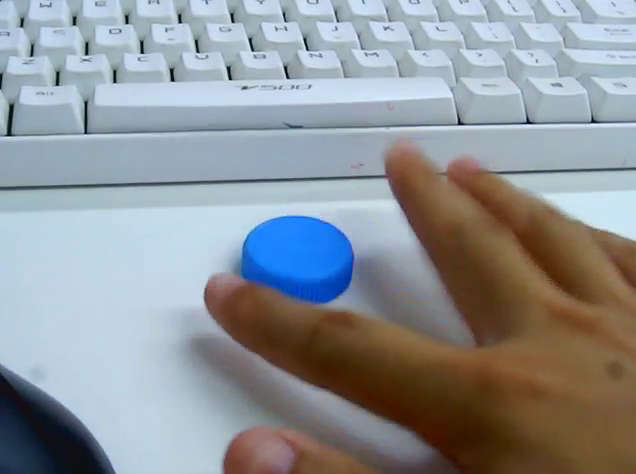
#> input picture frame 29 of 10.连通域边缘特征Contours/5.连通域的外接矩形/src/demo-video.mkv, 636 x 474 px
$ python test_color_feature.py   (older library calls are emulated)
#> lines starting #> are read from the running program, lines starting #| are printed output that depends on the picture; after the words box and inside, x2 and y2 are one past the last pixel; in counts of white or black regions, pixels touching at a corner belong together
### 10.连通域边缘特征Contours/5.连通域的外接矩形/src/color_feature.py
# -*- coding: utf-8 -*-
'''
颜色特征识别
'''
import numpy as np
import cv2


def color_block_finder(img, lowerb, upperb,
                        min_w=0, max_w=None, min_h=0, max_h=None):
    '''
    色块识别 返回矩形信息
    '''
    # 转换色彩空间 HSV
    img_hsv = cv2.cvtColor(img, cv2.COLOR_BGR2HSV)
    # 根据颜色阈值转换为二值化图像
    img_bin = cv2.inRange(img_hsv, lowerb, upperb)

    # 寻找轮廓（只寻找最外侧的色块）
    bimg, contours, hier = cv2.findContours(img_bin, cv2.RETR_EXTERNAL, cv2.CHAIN_APPROX_SIMPLE)
    # 声明画布 拷贝自img
    canvas = np.copy(img)
    # 外接矩形区域集合
    rects = []

    if max_w is None:
        # 如果最大宽度没有设定，就设定为图像的宽度
        max_w = img.shape[1]
    if max_h is None:
        # 如果最大高度没有设定，就设定为图像的高度
        max_h = img.shape[0]

    # 遍历所有的边缘轮廓集合
    for cidx,cnt in enumerate(contours):
        # 获取联通域的外界矩形
        (x, y, w, h) = cv2.boundingRect(cnt)

        if w >= min_w and w <= max_w and h >= min_h and h <= max_h:
            # 将矩形的信息(tuple)添加到rects中
            rects.append((x, y, w, h))
    return rects

def draw_color_block_rect(img, rects,color=(0, 0, 255)):
    '''
    绘制色块的矩形区域
    '''
    # 声明画布(canvas) 拷贝自img
    canvas = np.copy(img)
    # 遍历矩形区域
    for rect in rects:
        (x, y, w, h) = rect
        # 在画布上绘制矩形区域（红框）
        cv2.rectangle(canvas, pt1=(x, y), pt2=(x+w, y+h),color=color, thickness=3)

    return canvas

### 10.连通域边缘特征Contours/5.连通域的外接矩形/src/test_color_feature.py
# -*- coding: utf-8 -*-
'''
颜色特征识别测试代码
'''
import numpy as np
import cv2
from color_feature import color_block_finder,draw_color_block_rect

def test_color_block_finder_01():
    '''
    色块识别测试样例1 从图片中读取并且识别
    '''
    # 图片路径
    img_path = "demo-pic.png"
    # 颜色阈值下界(HSV) lower boudnary
    lowerb = (96, 210, 85)
    # 颜色阈值上界(HSV) upper boundary
    upperb = (114, 255, 231)

    # 读入素材图片 BGR
    img = cv2.imread(img_path, cv2.IMREAD_COLOR)
    # 检查图片是否读取成功
    if img is None:
        print("Error: 请检查图片文件路径")
        exit(1)

    # 识别色块 获取矩形区域数组
    rects = color_block_finder(img, lowerb, upperb)
    # 绘制色块的矩形区域
    canvas = draw_color_block_rect(img, rects)
    # 在HighGUI窗口 展示最终结果
    cv2.namedWindow('result', flags=cv2.WINDOW_NORMAL | cv2.WINDOW_FREERATIO)
    cv2.imshow('result', canvas)

    # 等待任意按键按下
    cv2.waitKey(0)
    # 关闭其他窗口
    cv2.destroyAllWindows()

def test_color_block_finder_02():
    '''
    色块识别测试样例2 从视频流中读取并且识别
    '''
    # 视频路径
    video_path = 'demo-video.mkv'
    # 颜色阈值下界(HSV) lower boudnary
    lowerb = (96, 210, 85)
    # 颜色阈值上界(HSV) upper boundary
    upperb = (114, 255, 231)


    # 读入视频流
    cap = cv2.VideoCapture(video_path)
    # 色块识别结果展示
    cv2.namedWindow('result', flags=cv2.WINDOW_NORMAL | cv2.WINDOW_FREERATIO)

    while(True):
        # 逐帧获取画面
        # ret ？ 画面是否获取成功
        ret, frame = cap.read()
#> frame is the input picture: shape (474, 636, 3); mean B, G, R 152, 147.5, 142.7

        if ret:
            img = frame
            # 识别色块 获取矩形区域数组
            # 同时设定最小高度还有宽度，过滤噪声
            rects = color_block_finder(img, lowerb, upperb,min_w=10,min_h=10)
#> in color_block_finder, `img_hsv = cv2.cvtColor(img, cv2.COLOR_BGR2HSV)`: img_hsv: shape (474, 636, 3); mean H, S, V 79.9, 76.6, 168.3
#> in color_block_finder, `img_bin = cv2.inRange(img_hsv, lowerb, upperb)`:
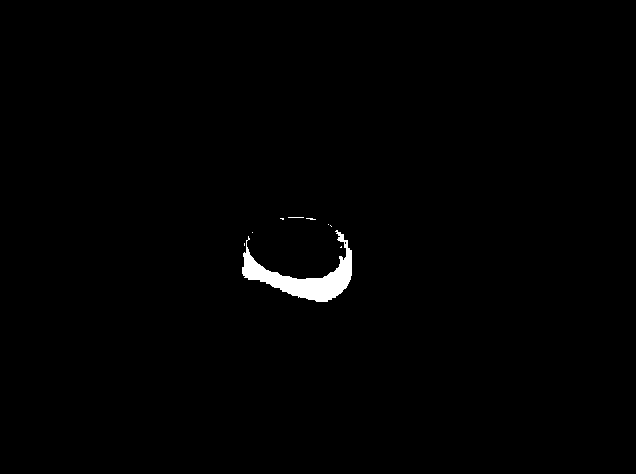
#> img_bin: shape (474, 636); 0.85% white; 9 white regions (8 under 20 px)
#> in color_block_finder, `bimg, contours, hier = cv2.findContours(img_bin, cv2.RETR_EXTERNAL, cv..`: contours = 9 contours, 8 with area under 20; largest, box (x1, y1, x2, y2) and area: (242, 230, 352, 302) 2310
#> the loop in color_block_finder, `for cidx,cnt in enumerate(contours):` made 9 passes
#> (x, y, w, h) on passes 3, 4, 6, 7, 8: (252, 232, 1, 1), (242, 230, 110, 72), (328, 224, 1, 1), (306, 218, 10, 2), (280, 218, 4, 2)
#> (cnt, x, y, w, h) on passes 1, 2, 5, 9: ([[341, 246], [340, 247], [341, 247]], 340, 246, 2, 2), ([[244, 243], [244, 245]], 244, 243, 1, 3), ([[330, 225], [331, 226]], 330, 225, 2, 2), ([[288, 217], [303, 217]], 288, 217, 16, 1)
#> after the loop in color_block_finder, `for cidx,cnt in enumerate(contours):`: rects = [(242, 230, 110, 72)]
#> rects = [(242, 230, 110, 72)]
            # 绘制色块的矩形区域
            canvas = draw_color_block_rect(img, rects)
#> the loop in draw_color_block_rect, `for rect in rects:` made 1 pass
#> after the loop in draw_color_block_rect, `for rect in rects:`:
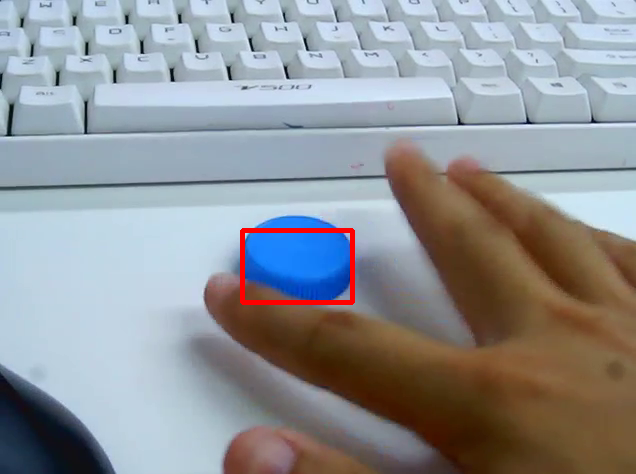
#> canvas: shape (474, 636, 3); 0.6% of pixels changed, all inside (x1, y1, x2, y2) = (240, 228, 355, 305)
            # 在HighGUI窗口 展示最终结果 更新画面
            cv2.imshow('result', canvas)

        else:
            print("视频读取完毕或者视频路径异常")
            break

        # 这里做一下适当的延迟，每帧延时0.1s钟
        if cv2.waitKey(50) & 0xFF == ord('q'):
#> (key q is pressed here)
            break

    # 释放资源
    cap.release()
    cv2.destroyAllWindows()


if __name__ == "__main__":
    # 测试图片色块识别
    # test_color_block_finder_01()
    # 测试视频流色块识别
    test_color_block_finder_02()

$ run again, starting later in the video
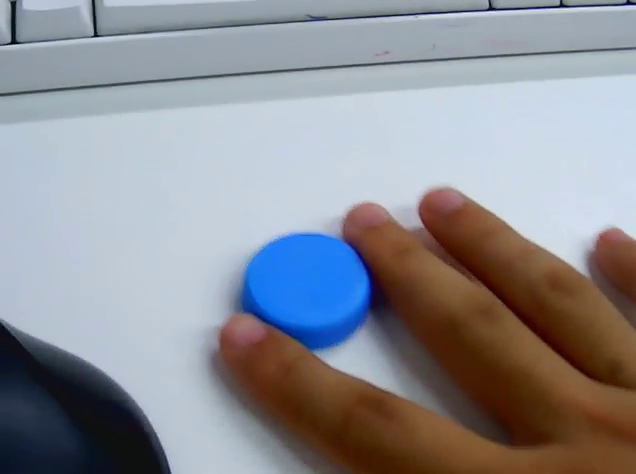
#> input picture frame 133 of 10.连通域边缘特征Contours/5.连通域的外接矩形/src/demo-video.mkv, 636 x 474 px
#> in test_color_block_finder_02, frame is the input picture: shape (474, 636, 3); mean B, G, R 148.9, 142.6, 141.6
#> img_hsv: shape (474, 636, 3); mean H, S, V 82.5, 78.9, 165.1
#> in color_block_finder, `img_bin = cv2.inRange(img_hsv, lowerb, upperb)`:
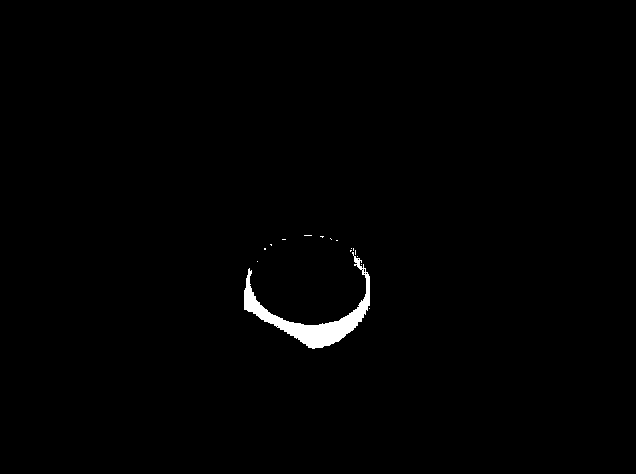
#> img_bin: shape (474, 636); 0.85% white; 16 white regions (15 under 20 px)
#> contours = 16 contours, 15 with area under 20; largest, box (x1, y1, x2, y2) and area: (244, 252, 370, 349) 2291
#> the loop in color_block_finder, `for cidx,cnt in enumerate(contours):` made 16 passes
#> (cnt, x, y, w, h) on passes 6, 7, 8, 10, 11, 12: ([[355, 250], [355, 254]], 355, 250, 1, 5), ([[350, 250], [350, 251], [351, 250]], 350, 250, 2, 2), ([[353, 248], [353, 250]], 353, 248, 1, 3), ([[264, 248], [264, 249], [265, 249], [265, 248]], 264, 248, 2, 2), ([[270, 244], [271, 245], [271, 244]], 270, 244, 2, 2), ([[336, 240], [337, 240]], 336, 240, 2, 1)
#> after the loop in color_block_finder, `for cidx,cnt in enumerate(contours):`: rects = [(244, 252, 126, 97)]
#> the loop in draw_color_block_rect, `for rect in rects:` made 1 pass
#> after the loop in draw_color_block_rect, `for rect in rects:`:
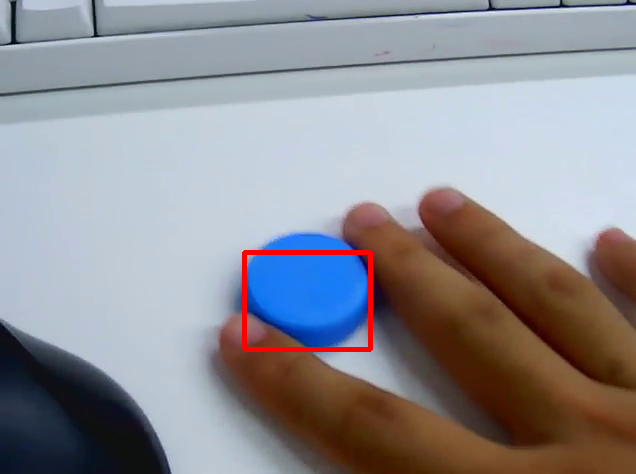
#> canvas: shape (474, 636, 3); 0.74% of pixels changed, all inside (x1, y1, x2, y2) = (242, 250, 373, 352)

$ run again, starting later in the video
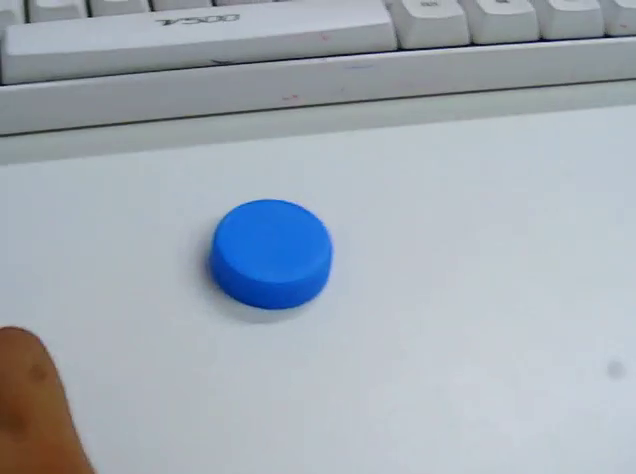
#> input picture frame 237 of 10.连通域边缘特征Contours/5.连通域的外接矩形/src/demo-video.mkv, 636 x 474 px
#> in test_color_block_finder_02, frame is the input picture: shape (474, 636, 3); mean B, G, R 181.4, 172.5, 163.1
#> img_hsv: shape (474, 636, 3); mean H, S, V 99.8, 33.3, 183.7
#> in color_block_finder, `img_bin = cv2.inRange(img_hsv, lowerb, upperb)`:
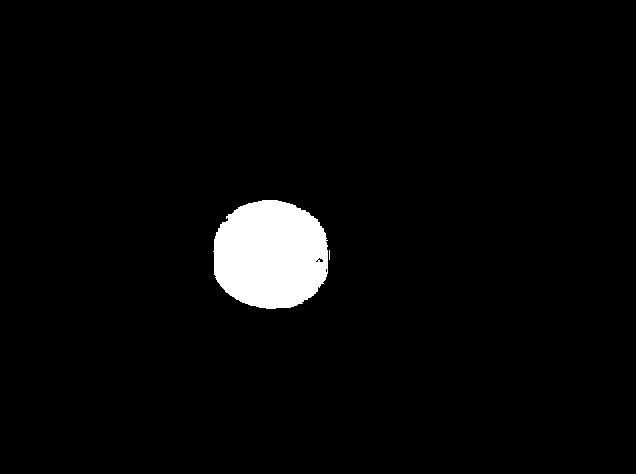
#> img_bin: shape (474, 636); 3.4% white; 2 white regions (1 under 20 px)
#> contours = 2 contours, 1 with area under 20; largest, box (x1, y1, x2, y2) and area: (213, 200, 328, 309) 9992
#> the loop in color_block_finder, `for cidx,cnt in enumerate(contours):` made 2 passes
#> (cidx, cnt, x, y, w, h) on pass 1: (0, [[329, 250], [329, 259]], 329, 250, 1, 10)
#> after the loop in color_block_finder, `for cidx,cnt in enumerate(contours):`: rects = [(213, 200, 115, 109)]
#> the loop in draw_color_block_rect, `for rect in rects:` made 1 pass
#> after the loop in draw_color_block_rect, `for rect in rects:`:
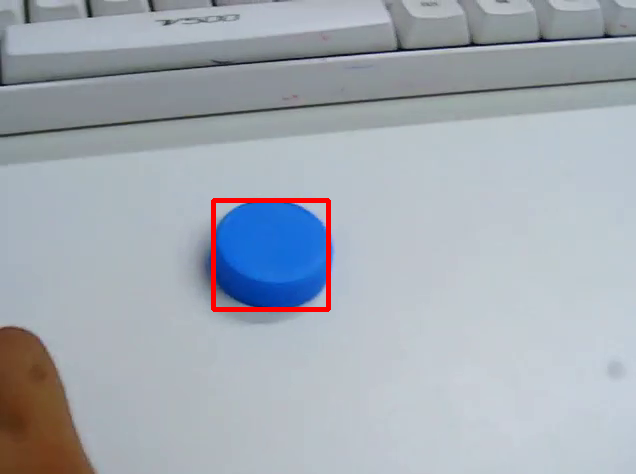
#> canvas: shape (474, 636, 3); 0.74% of pixels changed, all inside (x1, y1, x2, y2) = (211, 198, 331, 312)
